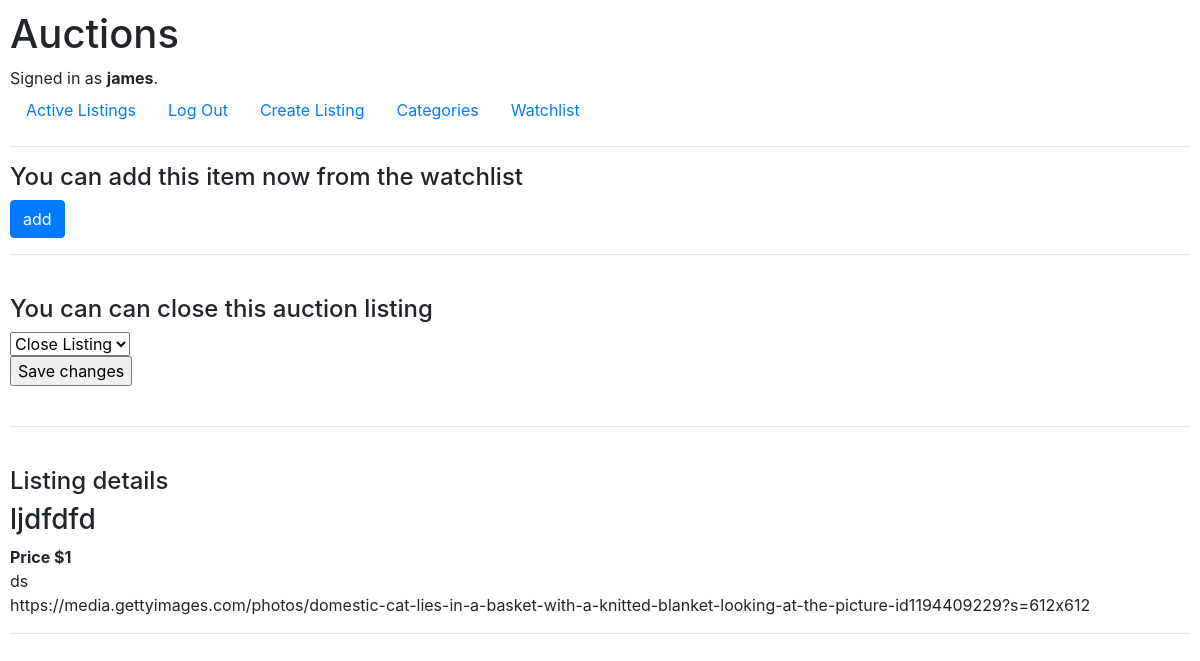
The page /auctions/listing/6 (signed in) on the database as committed earlier.
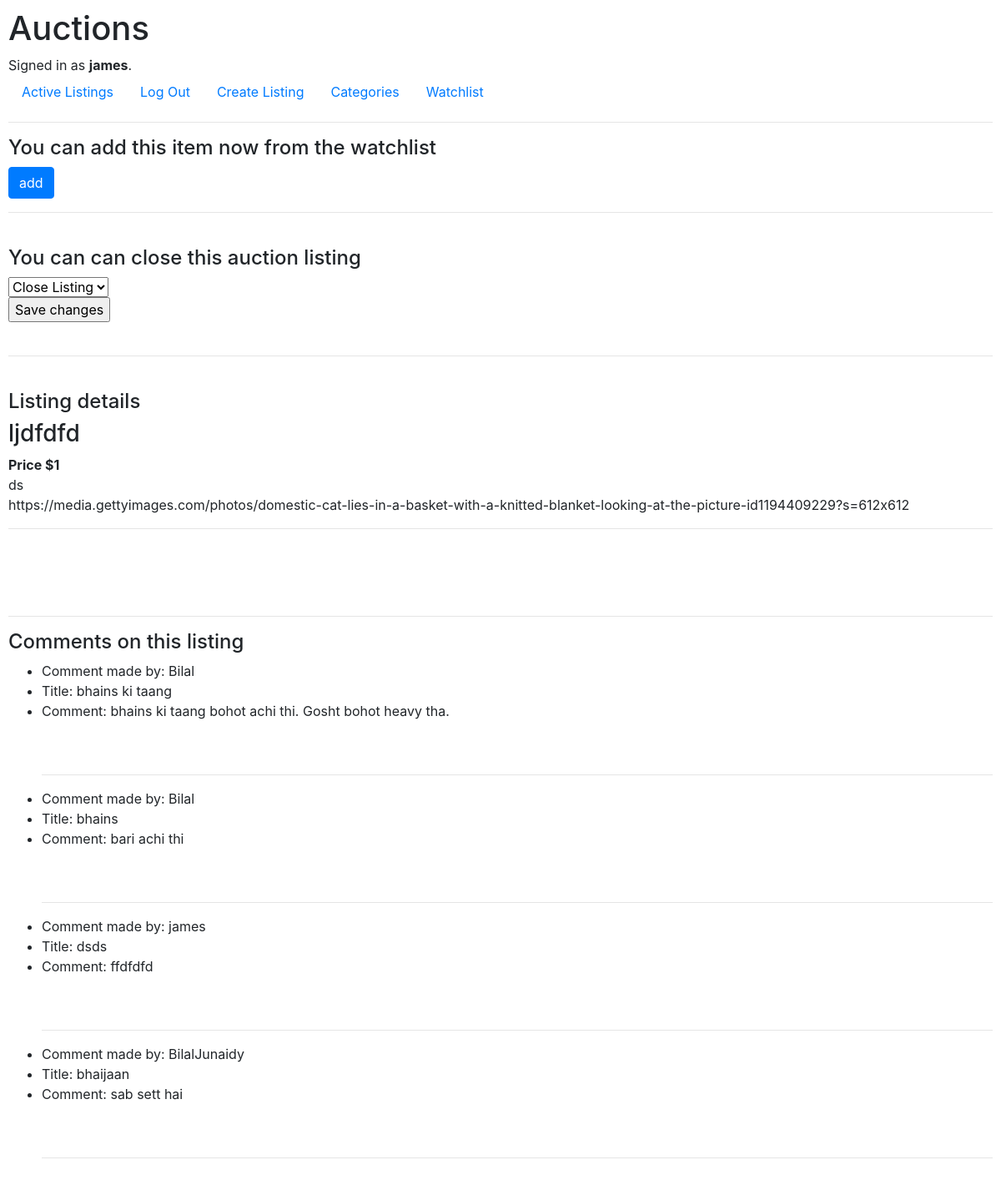
The same page on the database as committed later.
### auctions/models.py (models this page shows)
class comment(models.Model):
    title = models.CharField(max_length = 64)
    description = models.CharField(max_length = 600)
    owner = models.ForeignKey(User, on_delete=models.CASCADE, related_name = "comment_owner")
    listing = models.ForeignKey(auction_list, on_delete=models.CASCADE, related_name = "comment_listing")

class User(AbstractUser):
    pass

### auctions/views.py (the view)
# urls.py: path("listing/<int:listing_id>", views.listing, name="listing"),
@login_required(login_url='login')
def listing(request, listing_id):
    class Bid_Form(ModelForm):
        class Meta:
            model = bid
            exclude = ['bid_owner','listing']
    modelform = Bid_Form()
    try:
        listing = auction_list.objects.get(pk=listing_id)
    except:
        return HttpResponse("NO such listing exists")
    userqueryset = User.objects.filter(watchlistusers = listing)
    current_user_id = request.user.id
    min_bid_price = listing.highest_bid
    commentform = Comment_Form()
    current_comments = comment.objects.filter(listing = auction_list.objects.get(pk = listing_id))
    if not listing.auction_owner.id == current_user_id:
        owner = False
    else:
        owner = True
    if current_user_id in userqueryset.values_list('id', flat=True):
        In_watchlist = True
    else:
        In_watchlist = False
    if listing.status == False:
        available = True
    else:
        available = False
    if not available and listing.auction_winner.id == current_user_id:
        win = True
    else:
        win = False
    return render(request, "auctions/listing.html", {
        "listing": listing,
        "In_watchlist": In_watchlist,
        "min_bid_price": min_bid_price,
        "owner": owner,
        "form": modelform,
        "available":available,
        "win": win,
        "commentform": commentform,
        "current_comments": current_comments
        })

### auctions/views.py
    class Bid_Form(ModelForm):
        class Meta:
            model = bid
            exclude = ['bid_owner','listing']

### auctions/models.py
class Comment_Form(ModelForm):
    class Meta:
        model = comment
        exclude = ['listing','owner']

### auctions/templates/auctions/listing.html (shortened to what this page needs)
{% extends "auctions/layout.html" %}
{% block body %}
    {% if available %}
    <form method = "POST" action = "{% url 'watchlist' %}">
        {% if In_watchlist %}
            <h4>You can remove this item now from the watchlist</h4>
            <input type = "hidden" name = "listing_id" value = {{listing.id}}>
            <input class="btn btn-primary" type="submit" name = "update" value="remove">
        {% else %}
            <h4>You can add this item now from the watchlist</h4>
            <input class="btn btn-primary" type="submit" name = "update" value="add">
        {% endif %}
    <br>
    <hr>
    <br>
    </form>
    {% endif %}
    {% if owner and available %}
        <h4> You can can close this auction listing </h4>
        <form method="POST" action = "{% url 'close' listing.id %}">
            <select name="option">
                <option value="close">Close Listing</option>
            </select>
            <br>
            <input type="submit" value="Save changes">
        </form>
        <br>
        <hr>
        <br>
    {% endif %}
    <h4>Listing details</h4>
    <h3>{{listing.title}}</h3>
    <Strong>Price ${{listing.highest_bid}}</Strong>
    <br>
    {{listing.description}}
    <br>
    {{listing.link}}
    <br>
    <hr>
    <br>
    {% if current_comments %}
    <br>
    <br>
    <hr>
        <h4> Comments on this listing </h4>
    <ul>
        {% for comment in current_comments %}
            <li> Comment made by: {{comment.owner}}</li>
            <li> Title: {{comment.title}}</li>
            <li> Comment: {{comment.description}}</li>
            <br>
            <br>
            <hr>
        {% endfor %}
    </ul>
    {% endif %}
{% endblock %}

Rows that differ between the two databases and show on the page:
now on this page (row edited): comment: owner "Bilal", title "bhains ki taang", description "bhains ki taang bohot achi thi. Gosht bohot heavy tha."
added comment: owner "Bilal", title "bhains", description "bari achi thi"
added comment: owner "james", title "dsds", description "ffdfdfd"
added comment: owner "BilalJunaidy", title "bhaijaan", description "sab sett hai"
Other text that changed with them:
text now shown: "Comments on this listing"
